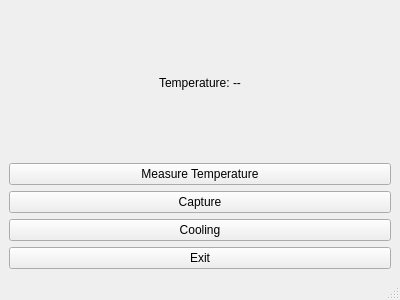
<?xml version="1.0" encoding="UTF-8"?>
<ui version="4.0">
 <class>MainWindow</class>
 <widget class="QMainWindow" name="MainWindow">
  <property name="geometry">
   <rect>
    <x>0</x>
    <y>0</y>
    <width>400</width>
    <height>300</height>
   </rect>
  </property>
  <property name="windowTitle">
   <string>MainWindow</string>
  </property>
  <widget class="QWidget" name="centralwidget">
   <layout class="QVBoxLayout" name="verticalLayout">
    <item>
     <widget class="QLabel" name="temperatureLabel">
      <property name="text">
       <string>Temperature: --</string>
      </property>
      <property name="alignment">
       <set>Qt::AlignCenter</set>
      </property>
     </widget>
    </item>
    <item>
     <widget class="QPushButton" name="measureButton">
      <property name="text">
       <string>Measure Temperature</string>
      </property>
     </widget>
    </item>
    <item>
     <widget class="QPushButton" name="captureButton">
      <property name="text">
       <string>Capture</string>
      </property>
     </widget>
    </item>
    <item>
     <widget class="QPushButton" name="coolingButton">
      <property name="text">
       <string>Cooling</string>
      </property>
     </widget>
    </item>
    <item>
     <widget class="QPushButton" name="exitButton">
      <property name="text">
       <string>Exit</string>
      </property>
     </widget>
    </item>
   </layout>
  </widget>
  <widget class="QMenuBar" name="menubar"/>
  <widget class="QStatusBar" name="statusbar"/>
 </widget>
 <resources/>
 <connections/>
</ui>
